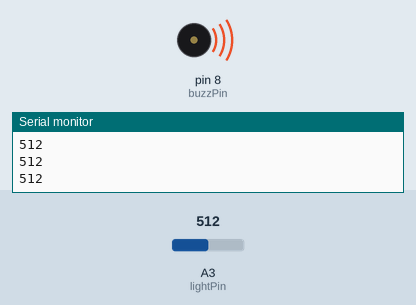
Bench run of a sketch on a simulated Arduino Uno, built with avr-gcc and run on an emulated ATmega328P. Parts: buzzer (waves = sounding), the last lines printed to the serial monitor. Inputs (shaded band) come from the test bench; at power-on: A3 (lightPin) = 512.

Above: at 1.2 s.
1.3 s: A3 (lightPin) set to 866
At 1.9 s:
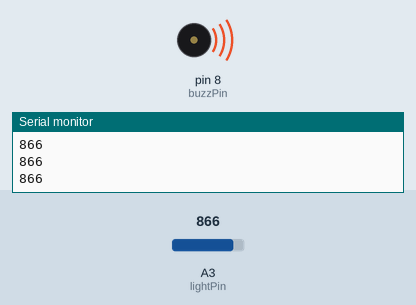
2.8 s: A3 (lightPin) set to 891
At 3.6 s:
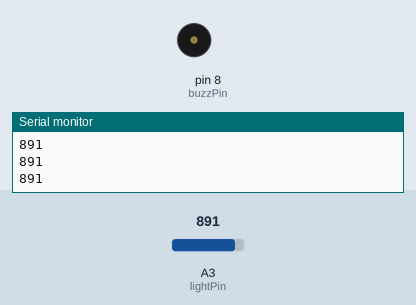
4.4 s: A3 (lightPin) set to 709
5.9 s: A3 (lightPin) set to 685
At 6.6 s:
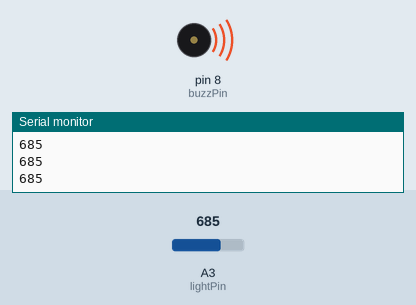
7.4 s: A3 (lightPin) set to 1023
At 8.6 s:
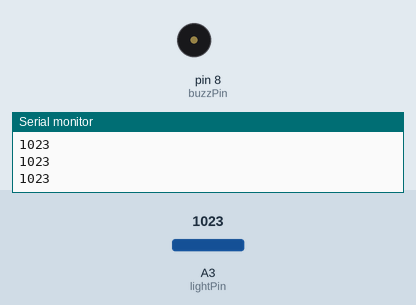
10.4 s: A3 (lightPin) set to 511
At 11.5 s:
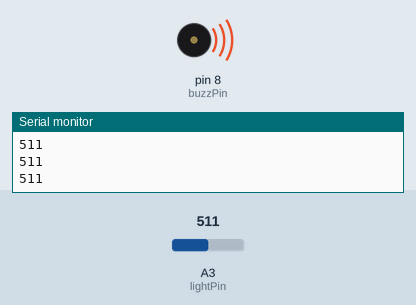
Timing chart, 0 to 12.9 s (numbered marks = the images above; inputs shaded):
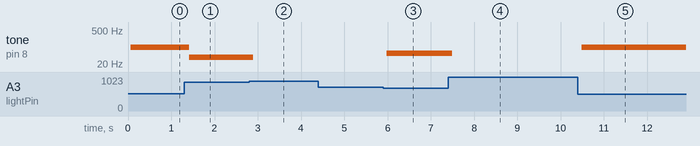

Measured:
- the behaviour switches between 877 and 878 on A3 (lightPin) (found by bisection; images 1 and 2)
- the behaviour switches between 700 and 699 on A3 (lightPin) (found by bisection; images 2 and 3)
- after the input at 1.3 s, tone on pin 8 (buzzPin): 97 Hz → 38 Hz after 0.12 s
- after the input at 2.8 s, tone on pin 8 (buzzPin): 38 Hz → silent after 0.10 s
- after the input at 5.9 s, tone on pin 8 (buzzPin): silent → 55 Hz after 0.08 s
- after the input at 7.4 s, tone on pin 8 (buzzPin): 55 Hz → silent after 0.10 s
- after the input at 10.4 s, tone on pin 8 (buzzPin): silent → 97 Hz after 0.09 s

The sketch:

calse_26.ino
```cpp
int lightVal;
float delayTime;
int lightPin = A3;
int buzzPin = 8;

void setup() {
  // put your setup code here, to run once:
  Serial.begin(9600);
  pinMode(buzzPin, OUTPUT);
  pinMode(lightPin, INPUT);
}

void loop() {
  // put your main code here, to run repeatedly:
  lightVal = analogRead(lightPin);
  delayTime=(9./400.)*(lightVal-300.)+1;
  Serial.println(lightVal);
  digitalWrite(buzzPin, HIGH);
  delay(delayTime);
  digitalWrite(buzzPin, LOW);
  delay(delayTime);
}
```
